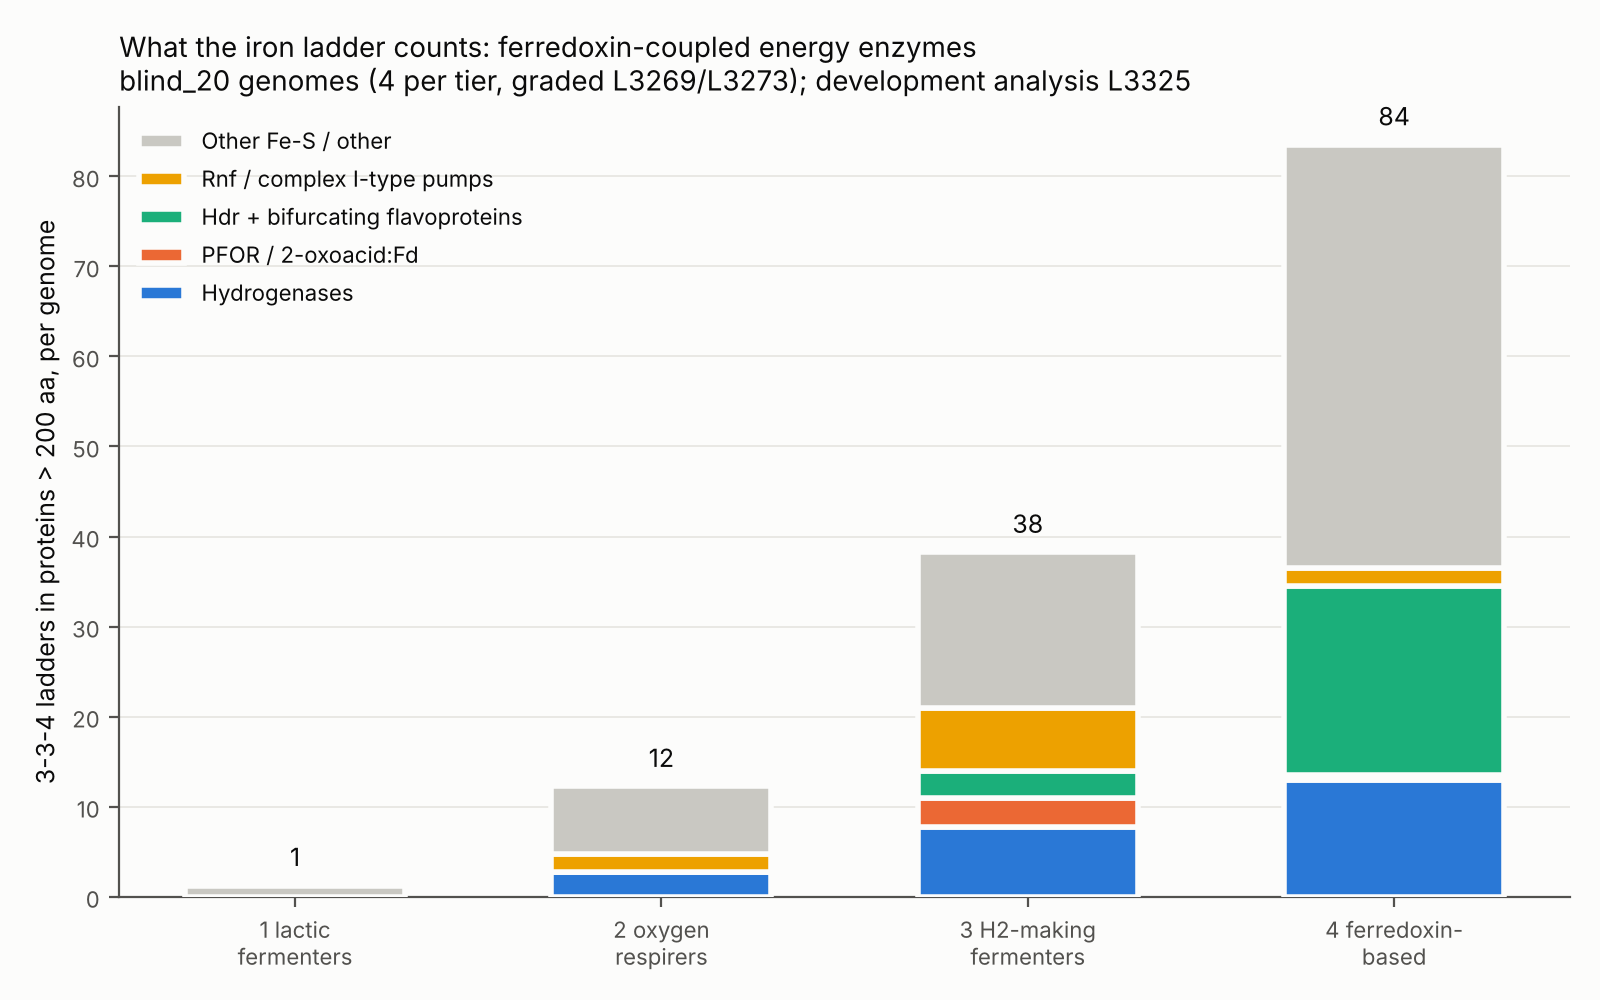

Here is the Python script that generated this plot:
import json, matplotlib; matplotlib.use('Agg'); import matplotlib.pyplot as plt
c=json.load(open('/home/claude/L3325/fam_counts.json'))
fams=[('Hydrogenases','#2a78d6'),('PFOR / 2-oxoacid:Fd','#eb6834'),('Hdr + bifurcating flavoproteins','#1baf7a'),('Rnf / complex I-type pumps','#eda100'),('Other Fe-S / other','#c9c8c2')]
tiers=['1','2','3','4']; lab=['1 lactic\nfermenters','2 oxygen\nrespirers','3 H2-making\nfermenters','4 ferredoxin-\nbased']
INK,MUTED,GRID,BG='#0b0b0b','#52514e','#e6e5e0','#fcfcfb'
fig,ax=plt.subplots(figsize=(8,5),dpi=200); fig.patch.set_facecolor(BG); ax.set_facecolor(BG)
bottom=[0]*4
for name,col in fams:
    v=[c[t].get(name,0)/4 for t in tiers]
    ax.bar(range(4),v,bottom=bottom,color=col,edgecolor=BG,linewidth=2,width=0.6,label=name,zorder=3)
    bottom=[b+x for b,x in zip(bottom,v)]
for i,b in enumerate(bottom): ax.text(i,b+1.5,'%.0f'%b,ha='center',va='bottom',fontsize=9,color=INK)
ax.set_xticks(range(4)); ax.set_xticklabels(lab,fontsize=9,color=INK)
ax.set_ylabel('3-3-4 ladders in proteins > 200 aa, per genome',fontsize=9,color=INK)
ax.grid(axis='y',color=GRID,lw=0.6,zorder=0); [ax.spines[s].set_visible(False) for s in ('top','right')]
[ax.spines[s].set_color(MUTED) for s in ('left','bottom')]; ax.tick_params(colors=MUTED,labelsize=8)
ax.set_title('What the iron ladder counts: ferredoxin-coupled energy enzymes\nblind_20 genomes (4 per tier, graded L3269/L3273); development analysis L3325',loc='left',fontsize=10,color=INK)
h,l=ax.get_legend_handles_labels(); ax.legend(h[::-1],l[::-1],frameon=False,fontsize=8,loc='upper left',labelcolor=INK)
fig.tight_layout(); fig.savefig('/home/claude/dcf-math/figures/L3329_enzyme_families.png',facecolor=BG)
